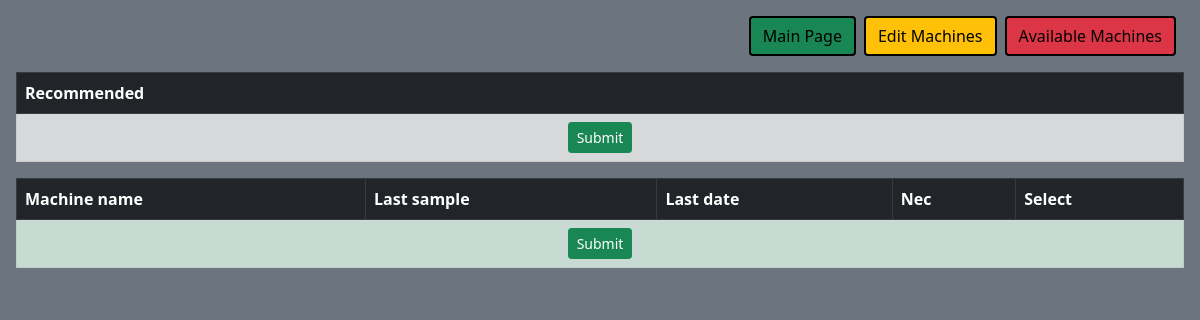
Before: / with the older database file.
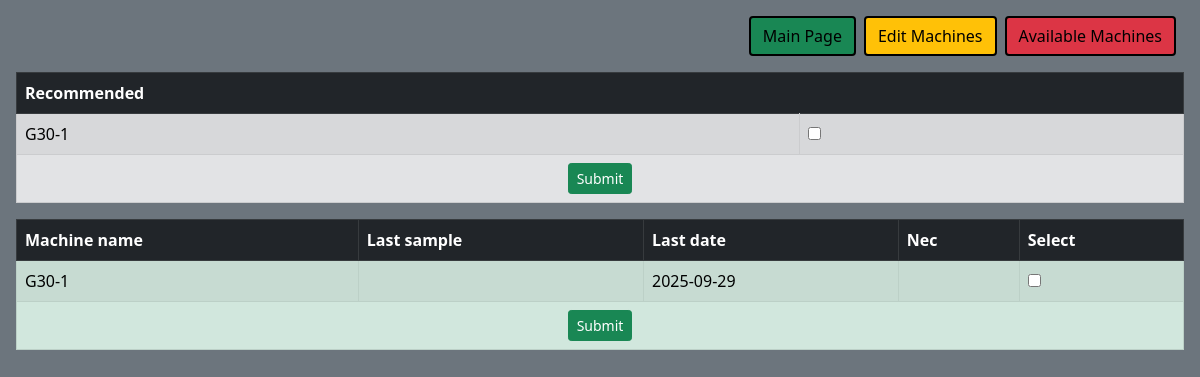
After: the same page with the newer database file.
### models.py (models this page shows, shortened)
class Machine(db.Model):
    __tablename__ = 'machines'
    id = db.Column(db.Integer, primary_key=True, autoincrement = False, unique = True)
    machine_name = db.Column(db.String, nullable=False)
    last_number = db.Column(db.String)
    last_date = db.Column(db.Date)
    """
    NEC Index in Textiles
    The NEC (Number English Count) is a standard measure used in the textile industry to express the fineness (thickness) of yarns.
    It is calculated as NEC = 1000/T
    T = yarn linear density in tex (grams per 1000 meters).
    """
    Nec = db.Column(db.String)
    is_active = db.Column(db.Boolean, default=True)

### app.py (the view, shortened to what this page needs)
@app.route('/',methods = ['POST','GET'])
def index():
    machines = Machine.query.filter_by(is_active=True).order_by(Machine.last_date).all()
    return render_template('index.html', machines = machines)

### templates/index.html (shortened to what this page needs)
{% extends "base.html" %}
{% block content %}
    <form method="POST" action="{{ url_for('index') }}">
        <table class="rounded table table-striped table-hover table-bordered table-secondary">
            <thead class="table-dark">
                <tr>
                    <th colspan="2">Recommended</th>
                </tr>
            </thead>
            <tbody>
                {% for machine in machines[:2] %}
                <tr>
                    <td>{{ machine.machine_name }}-{{ machine.id }}</td>
                    <td>
                        <input type="checkbox" name="selected_machines" value="{{ machine.id }}">
                    </td>
                </tr>
                {% endfor %}
                <tr>
                    <td colspan="2" class="text-center">
                        <button type="submit" class="btn btn-sm btn-success">Submit</button>
                    </td>
                </tr>
            </tbody>
        </table>
    </form>
    <form method="POST" action="{{ url_for('index') }}">
        <table class="rounded table table-striped table-hover table-bordered table-success">
            <thead class="table-dark">
                <tr>
                    <th>Machine name</th>
                    <th>Last sample</th>
                    <th>Last date</th>
                    <th>Nec</th>
                    <th>Select</th>
                </tr>
            </thead>
            <tbody>
                {% for machine in machines %}
                    {% if machine.is_active %}
                    <tr>
                        <td>{{ machine.machine_name }}-{{ machine.id }}</td>
                        <td>{{ machine.last_number or "" }}</td>
                        <td>{{ machine.last_date or "" }}</td>
                        <td>{{ machine.Nec or "" }}</td>
                        <td>
                            <input type="checkbox" name="selected_machines" value="{{ machine.id }}">
                        </td>
                    </tr>
                    {% endif %}
                {% endfor %}
                <tr>
                    <td colspan="5" class="text-center">
                        <button type="submit" class="btn btn-sm btn-success">Submit</button>
                    </td>
                </tr>
            </tbody>
        </table>
    </form>
{% endblock %}

### templates/base.html (shortened to what this page needs)
<!DOCTYPE html>
<html>
<head>
    <link href="https://cdn.jsdelivr.net/npm/bootstrap@5.0.2/dist/css/bootstrap.min.css" rel="stylesheet"
>
</head>
<body class="p-3 mb-2 bg-secondary text-white">
    {% block buttons %}
    <nav>
        <div class="d-flex justify-content-end mb-3">
            <a href="{{ url_for('index') }}" class="btn btn-success me-2 btn-black-border">Main Page</a>
            <a href="{{ url_for('edit') }}" class="btn btn-warning me-2 btn-black-border">Edit Machines</a>
            <a href="{{ url_for('machines') }}" class="btn btn-danger me-2 btn-black-border">Available Machines</a>
        </div>
    </nav>
    {% endblock %}
    {% block content %}{% endblock %}
        {% set flashed = get_flashed_messages(with_categories=true) %}
</body>
</html>

### templates/base.html (style rules this page uses)
.btn-black-border { border: 2px solid black !important; color: black !important; }

Changed rows visible on the page:
added Machine: machine_name "G30", id "1", last_date "2025-09-29"
